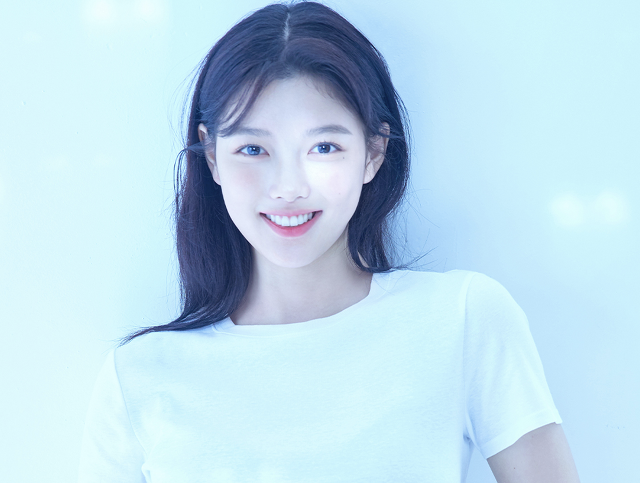
#> input picture img.jpg, 640 x 483 px
$ jupyter execute '09. 이미지 회전.ipynb'   (shell and % lines are left out)
#> lines starting #> are read from the running program, lines starting #| are printed output that depends on the picture
# 9. 이미지 회전

## 시계 방향 90도 회전

[cell 1]
import cv2
img = cv2.imread('img.jpg')
#> img is the input picture: shape (483, 640, 3); mean B, G, R 234.1, 219.1, 190.3

rotate_90 = cv2.rotate(img, cv2.ROTATE_90_CLOCKWISE) # 시계방향으로 90도회원
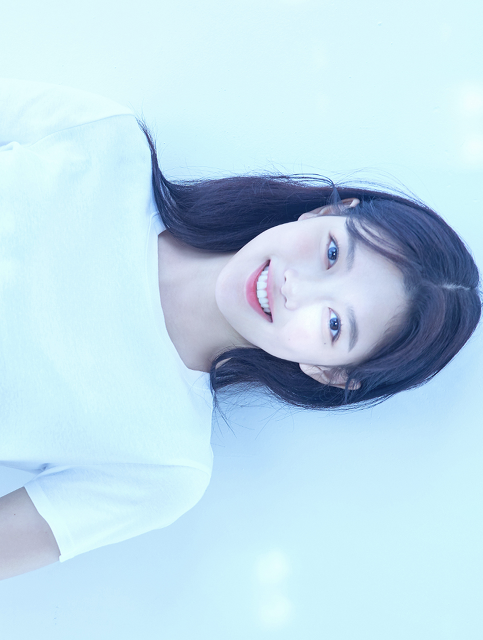
#> rotate_90: shape (640, 483, 3); mean B, G, R 234.1, 219.1, 190.3

cv2.imshow('img', img)
cv2.imshow('rotated_90',rotate_90)
cv2.waitKey(0)
cv2.destroyAllWindows()

## 180도 회전

[cell 2]
import cv2
img = cv2.imread('img.jpg')

rotate_180 = cv2.rotate(img, cv2.ROTATE_180) #180도회원
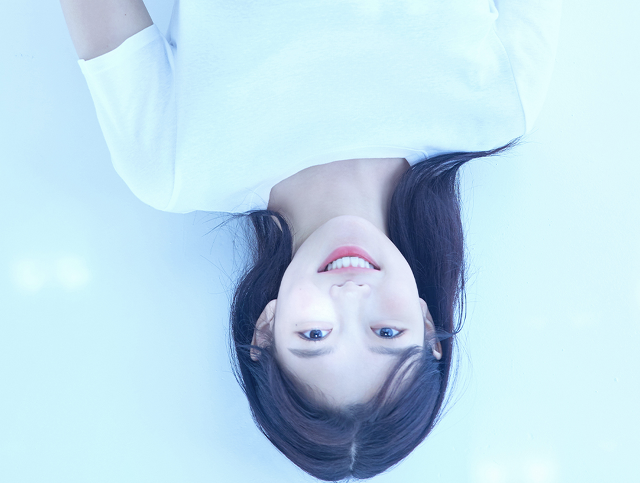
#> rotate_180: shape (483, 640, 3); mean B, G, R 234.1, 219.1, 190.3

cv2.imshow('img', img)
cv2.imshow('rotated_180',rotate_180)
cv2.waitKey(0)
cv2.destroyAllWindows()

## 시계 반대 방향 90도 회전 (시계 방향 270도 회전)

[cell 3]
import cv2
img = cv2.imread('img.jpg')

rotate_270 = cv2.rotate(img, cv2.ROTATE_90_COUNTERCLOCKWISE) # 시계반대방향 90도회원
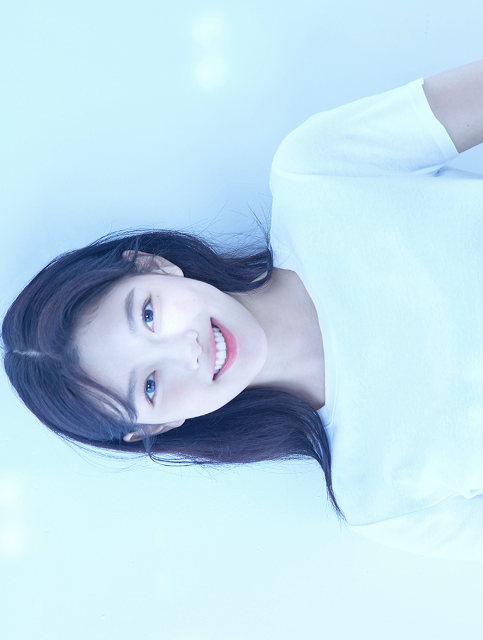
#> rotate_270: shape (640, 483, 3); mean B, G, R 234.1, 219.1, 190.3

cv2.imshow('img', img)
cv2.imshow('rotate_270',rotate_270)
cv2.waitKey(0)
cv2.destroyAllWindows()
